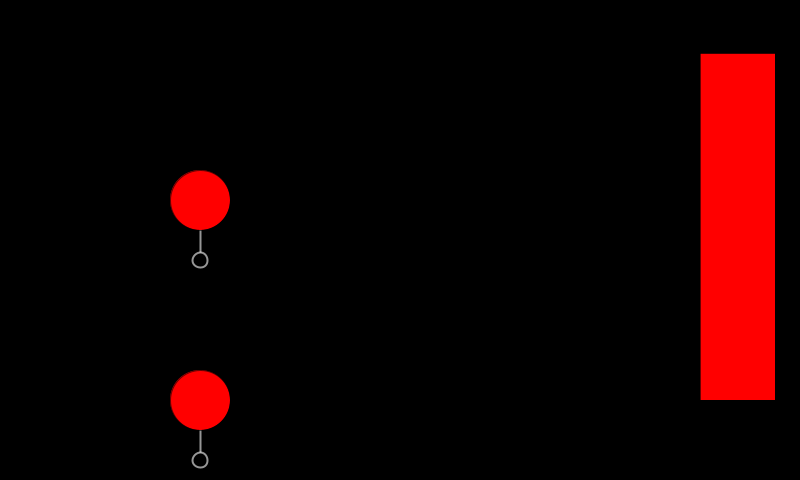
Frame 1 (no input)
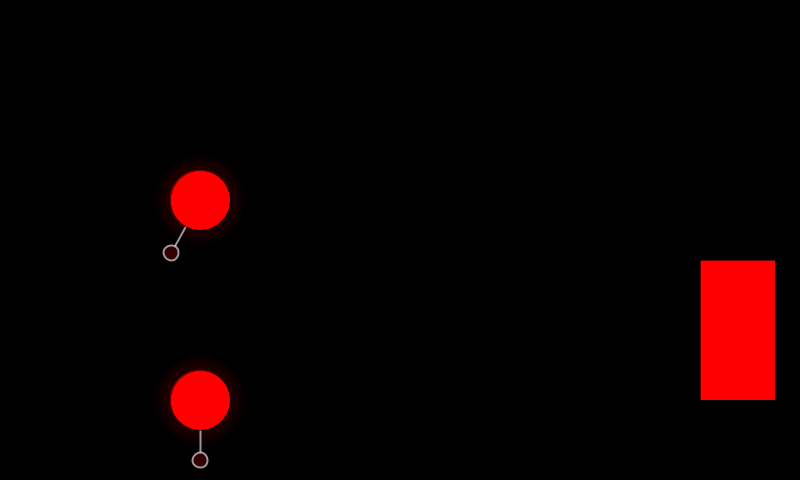
Frame 60 (the mouse pressed at the canvas centre just before this capture)
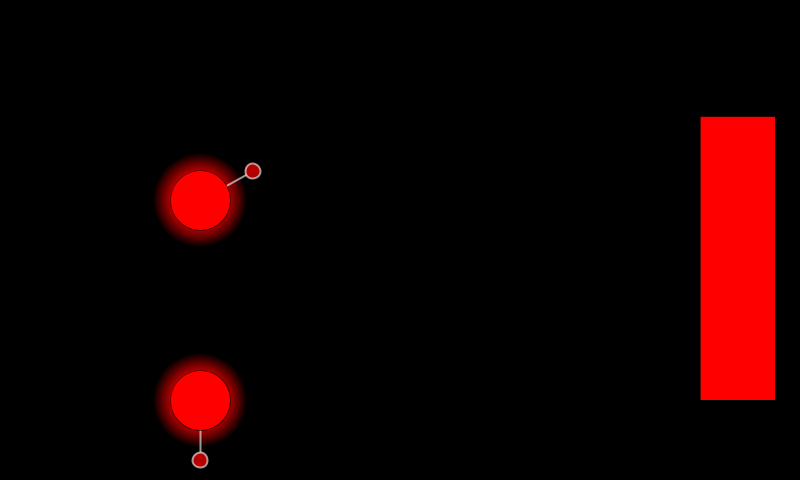
Frame 120 (the mouse held since frame 60 and released just before this capture)

The Processing sketch that drew these frames (run headless with seeded random() and noise(); from frame 60 on, the mouse is pressed at the canvas centre):

// Processing sketch: TouchBubble
// ── TouchBubble.pde
/* Interactive Bubble With Dimmer Example */


int circleColor = 0;

int red = #ff0000;
int blue = #0066ff;
int gray = #808080;
int green = #33cc33;

int framerate = 30;

int background = 0;

Touchbubble testBubble;
Touchbubble testBubble2;

float fadeCount = 0;

void setup() {
  size(800,480);
  frameRate(framerate);
  smooth(10);
  
  testBubble = new Touchbubble(0,200,200);
  testBubble2 = new Touchbubble(0,200,400);
  
}






void draw() {
  
  background(background);
  
  testBubble.display();
  testBubble2.display();
  
  if (fadeCount>=1) fadeCount = 0;
  testBubble.setFade(fadeCount);
  //println(fadeCount);
  fadeCount+=.01;
  
  
  // Draw test slider
  rect(700,50,75,350);
  fill(0,255);
  rect(700,50,75,fadeCount*(100*3.5));
  
  
}

void mousePressed() {
  
  testBubble.isPressed();
  testBubble2.isPressed();
  
  
}




class Touchbubble {
  
  int state = 0;
  
  int xPos = 0;
  int yPos = 0;
  float xFader;
  float yFader;
  int innerDiameter = 60;
  int outerDiameter = 75;
  
  int innerColor = gray;
  
  int gradientSize = 35;
  int gradientStart = 200; // starting gradient opacity for fadey thing
  int gradientStop = 0; // ending gradient opacity for fadey thing
  int gradientState = 0; // 0 = minus, 1 = plus
  
  int gradientNow = 0; // handles the start gradient after pulse calculation
  int gradientPulseHop = 5;
  int gradientPulseDelay = 30; // in frames
  int gradientPulseFrame = 0;
  
  float fadePercent = .5; // if state = 2, fade percentage from 0 to 1
  float fadeAngle;
  
  
  Touchbubble(int State, int x, int y) {
    setState(State);
    setCoords(x,y);
    
    setFade(0.5);
  }
  
  // Draw the touch bubble
  void display() {
    
    //Draw Outer Glow Gradient
    int edgeOpacity = gradientStop;
    int currentOpacity = edgeOpacity;
    int currentDiameter = innerDiameter+gradientSize;
    
    int gradientHop = (gradientNow-gradientStop)/gradientSize;
    
    noStroke();
    for (int x=0;x<gradientSize;x++) {
      if (state == 0) fill(currentOpacity,0,0,255);
      else if (state == 1) fill(0,currentOpacity,0);
      else if (state == 2) fill(0,0,currentOpacity);
      //fill(currentOpacity,0,0,255);
      ellipse(xPos,yPos,currentDiameter,currentDiameter);
      
      currentOpacity += gradientHop;
      currentDiameter --;
    }
    
    // Handle Gradient Pulsing
    if (gradientPulseFrame >= gradientPulseDelay) {
      //println("NOW: " + gradientNow + " Start: " + gradientStart + " State: " + gradientState + " Stop: " + gradientStop);
      if (gradientNow >= gradientStart) { gradientState = 0;}
      else if (gradientNow <= gradientStop) { gradientState = 1; gradientPulseFrame = 0;}
      
      if (gradientState==1) gradientNow = gradientNow + 50;
      else gradientNow = gradientNow - 10;
    }
    else gradientPulseFrame++;
    
    // Draw the percentage draggy line thing
    stroke(255,150);
    strokeWeight(2);
    //line(xPos, yPos, xPos + outerDiameter/2 + 25, yPos);
    line(xPos,yPos,xFader,yFader);
    
    // Draw the drag bubble
    if (state == 0) fill(gradientNow,0,0,255);
    else if (state == 1) fill(0,gradientNow,0);
    else if (state == 2) fill(0,0,gradientNow);
    ellipse(xFader, yFader,15,15);
    
    //Inner Bubble
    fill(innerColor,255);
    stroke(0,150);
    strokeWeight(1);
    ellipse(xPos,yPos,60,60);
  }
  
  void isPressed() {
    
    // If mouse is pressed on this bubble, change the state
    if (overBubble()) {
      if (state == 0) setState(1);
      else setState(0);
    }
  }
  
  boolean overBubble() {
    println(xPos + " " + mouseX + " " + yPos + " " + mouseY);
    float disX = xPos - mouseX;
    float disY = yPos - mouseY;
    if (sqrt(sq(disX) + sq(disY)) < innerDiameter/2 ) return true;
    else return false; //<>//
  }
  
  int getState() { return state; }
  
  void setState(int State) {
    state = State;
    
    println(state);
    
    switch(state) {
      case 0: innerColor = red; break;
      case 1: innerColor = green; break;
      case 2: innerColor = blue; break;
      default: innerColor = 0; break;
    }
    
  }
  
  void setCoords(int x, int y) {
    xPos = x;
    yPos = y;
  }
  
  void setFade(float Percent) {
    fadePercent = Percent;
    fadeAngle = fadePercent * 360;
    
    xFader = xPos + cos(radians(fadeAngle-90)) * 60;
    yFader = yPos + sin(radians(fadeAngle-90)) * 60;
    
  }
  
  void pressEvent() { println("HELLO WORLD"); }
}
